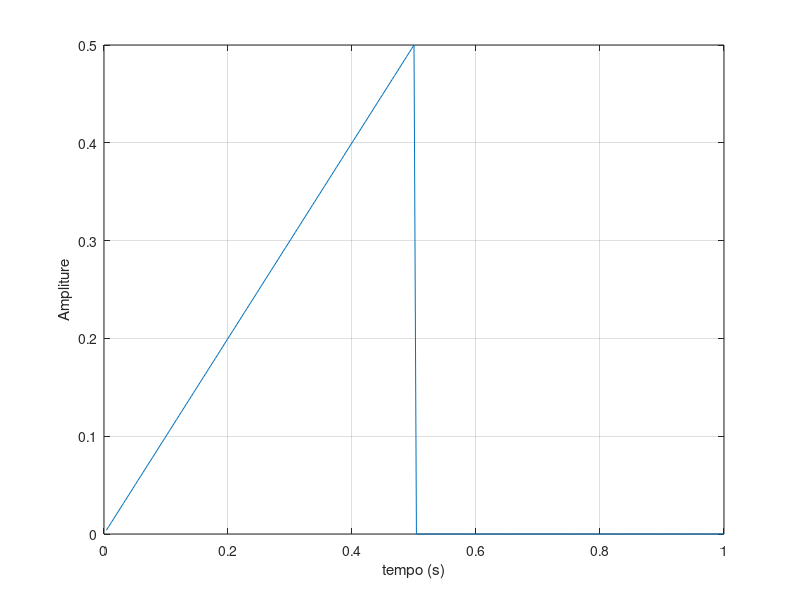
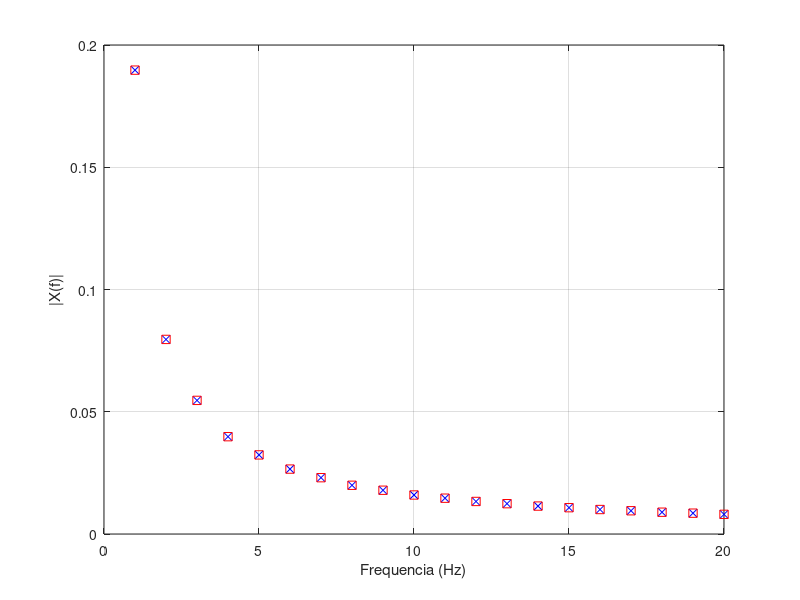

Write the MATLAB code that produced these figures, in order.
% SF (Série de Foutier) e DFT (Discrete Fourier Transform) para onda triangular
% 13/10/2026
% Saulo Gil

close all;
clear all;
clc;

T = 1;                              % sex
fs = 256;                           % freq de amostragem
N = fs*T;                           % Número de pontos
t = (1:N)*T/N;                      
f = (1:N)*fs/N;

x = [t(1:N/2) zeros(1,N/2)];

figure(1);
plot(t,x);
xlabel('tempo (s)');
ylabel('Ampliture');
grid on;

% Fourier Transform - via fft
Xf = fft(x);
Mag = abs(Xf(2:end))/(N/2);
Phase = angle(Xf(2:end))*360/(2*pi);

figure(2);
plot(f(1:20), Mag(1:20), 'xb');
xlabel('Frequencia (Hz)');
ylabel('|X(f)|');
grid on;

% Calculando os coeficiêntes para série de Fourier
for m = 1:20
    a(m) = (2/N)*sum(x.*(cos(2*pi*m*t)));
    b(m) = (2/N)*sum(x.*(sin(2*pi*m*t)));
    C(m) = sqrt(a(m).^2 + b(m).^2);
    theta(m) = 360/(2*pi)*atan2(-b(m), a(m));
end

disp([a(1:4)' b(1:4)' C(1:4)' theta(1:4)' Mag(1:4)' Phase(1:4)'])

figure(2); hold on;
plot(f(1:20), C(1:20), 'sr');
